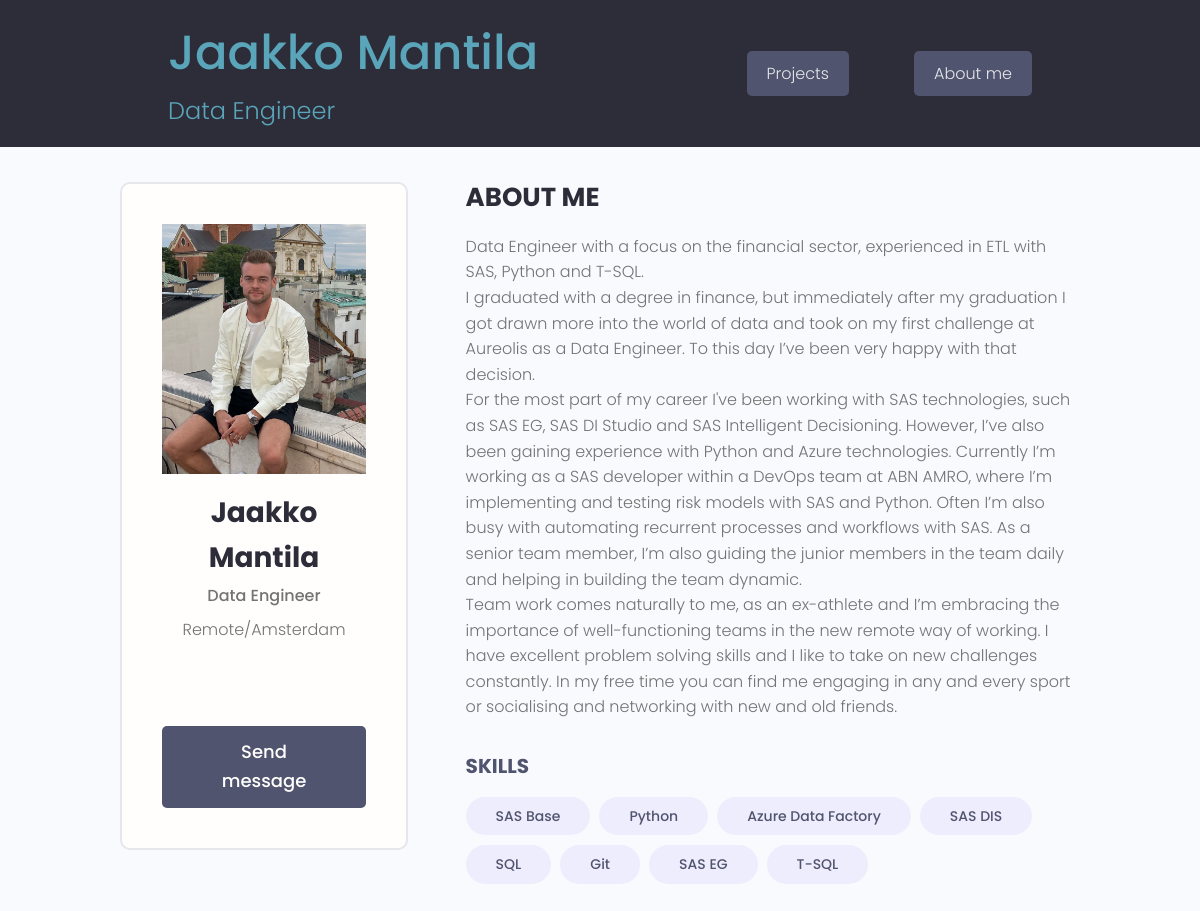
/users/aboutme/, run on the app's committed database.
### users/models.py (models this page shows, shortened)
class Profile(models.Model):
    user = models.OneToOneField(User, on_delete=models.CASCADE, null=True, blank=True)
    name = models.CharField(max_length=200, null=True, blank=True)
    email = models.EmailField(max_length=500, null=True, blank=True)
    username = models.CharField(max_length=200, null=True, blank=True)
    location = models.CharField(max_length=200, null=True, blank=True)
    short_intro = models.CharField(max_length=200, null=True, blank=True)
    bio = models.TextField(max_length=3000, null=True, blank=True)
    profile_image = models.ImageField(
        null=True, blank=True, upload_to='profiles/', default='profiles/default_dude.png')
    social_github = models.CharField(max_length=200, null=True, blank=True)
    social_linkedin = models.CharField(max_length=200, null=True, blank=True)
    social_upwork = models.CharField(max_length=200, null=True, blank=True)
    social_creddly = models.CharField(max_length=200, null=True, blank=True)
    created = models.DateTimeField(auto_now_add=True)
    id = models.UUIDField(default=uuid.uuid4, unique=True,
                            primary_key=True, editable=False)
    skills = models.ManyToManyField('Skill', blank=True)

class Skill(models.Model):
    name = models.CharField(max_length=200, null=True, blank=True)
    description = models.TextField(null=True, blank=True)
    id = models.UUIDField(default=uuid.uuid4, unique=True,
                            primary_key=True, editable=False)

### users/views.py (the view)
# urls.py: path('aboutme/', views.aboutme, name="aboutme"),
def aboutme(request):
    project_obj = Profile.objects.get(name='Jaakko Mantila')
    context = {'info':project_obj}
    return render(request,'users/aboutme.html', context)

### users/templates/users/aboutme.html (shortened to what this page needs)
{% extends 'main.html' %}
{% block content %}
{% load static %}
  <main class="profile my-md">
    <div class="container">
      <div class="layout">
        <div class="column column--1of3">
          <div class="card text-center">
            <div class="card__body dev">
            <img class="project__thumbnail" src="{% static 'images/prof_pic.jpg' %}" alt="project thumbnail" />
              <h2 class="dev__name">{{info.name}}</h2>
              <p class="dev__title">{{info.short_intro}}</p>
              <p class="dev__location">{{info.location}}</p>
              <ul class="dev__social">
              </ul>
              <a href={{info.social_linkedin}} target="_blank" class="btn btn--sub btn--lg">Send message </a>
            </div>
          </div>
        </div>
        <div class="column column--2of3">
          <div class="devInfo">
            <h3 class="devInfo__title">About Me</h3>
                <div class="myinfotext">
                    {{ info.bio|linebreaks }}
                </div>
          </div>
              <h3 class="devInfo__subtitle">Skills</h3>
              <div class="devInfo__skills">
                {% for skill in info.skills.all %}
                <span class="tag tag--pill tag--sub tag--lg">
                  <small>{{skill.name}}</small>
                </span>
                {% endfor %}
              </div>
            </div>
        </div>
        </div>
  </main>
  {% endblock content %}

### static/styles/app.css (style rules this page uses)
:root { --color-sub: #2d2d39; }
.btn--sub { background-color: var(--color-sub-light); }
.card { border: 2px solid var(--color-light); }
img { width: 100%; }
.profile .card > .dev { padding: 4rem; }
.dev__name { color: var(--color-sub); font-size: 2.8rem; font-weight: 700; margin-top: 1rem; margin-bottom: 0.5rem; }
.dev__title { font-size: 1.6rem; font-weight: 500; line-height: 1.3; }
.dev__location { margin-top: 1rem; }
.dev__social { margin: 3rem 0; list-style: none; display: flex; justify-content: center; gap: 1.5rem; }
.devInfo { margin-bottom: 3rem; }
.devInfo__title, .devInfo__subtitle { font-size: 2.6rem; color: var(--color-sub); text-transform: uppercase; font-weight: 700; margin-bottom: 1.5rem; }
.devInfo__subtitle { font-size: 2rem; color: var(--color-sub-light); }
.project__thumbnail { height: 25rem; object-fit: cover; object-position: top center; }

### static/uikit/styles/modules/_variables.css (style rules this page uses)
:root { --color-main: #5aa5b9; --color-main-light: #e6faff; --color-sub: #3f4156; --color-sub-light: #51546e; --color-sub-lighter: #ededfd; --color-text: #737373; --color-gray: #8b8b8b; --color-light: #e5e7eb; --color-light-gray: #767676; --color-bg: #f8fafd; --color-white: #fffefd; --color-white-light: #f3f3f3; --color-success: #359e64; --color-success-bg: #def8e8; --color-error: #fc4b0b; --color-error-bg: #fff2ee; --font-base: 'Poppins', arial, helvetica, 'Segoe UI', roboto, ubuntu, sans-serif; --font-monospace: 'Fira Code', 'Courier New', courier, monospace; --font-regular: 300; --font-medium: 500; --font-bold: 700; --generic-shadow: 1px 1px 5px #00000010; --generic-transition: all 0.3s ease-in-out; }

### static/uikit/styles/modules/_base.css (style rules this page uses)
* { margin: 0; padding: 0; box-sizing: border-box; text-rendering: optimizeLegibility; color: inherit; font-size: inherit; }
html { font-size: 50%; }
@media only screen and (min-width: 480px) { html { font-size: 56.25%; } }
@media only screen and (min-width: 1200px) { html { font-size: 62.5%; } }
body { line-height: 1.6; font-weight: 400; font-size: 1.5rem; color: var(--color-text); background-color: var(--color-bg); min-height: 100vh; }

### static/uikit/styles/modules/_typography.css (style rules this page uses)
* { font-family: var(--font-base); }
h2 { font-size: 3.6rem; font-weight: var(--font-bold); }
h3 { font-size: 3.2rem; font-weight: var(--font-medium); }
p, span, strong { font-size: 1.6rem; color: var(--color-text); font-weight: var(--font-regular); }
a { padding-bottom: 2px; text-decoration: none; display: inline-block; color: var(--color-main); font-weight: var(--font-medium); }

### static/uikit/styles/modules/_utilities.css (style rules this page uses)
.container { width: 92%; max-width: 165rem; margin: 0 auto; box-sizing: border-box; }
@media screen and (min-width: 1000px) { .container { width: 90%; } }
@media screen and (min-width: 1200px) { .container { width: 80%; } }
.text-center { text-align: center; }
.my-md { margin: 3rem auto; }

### static/uikit/styles/modules/_button.css (style rules this page uses)
.btn { display: inline-block; position: relative; cursor: pointer; background-color: var(--color-light); font-weight: var(--font-medium); color: var(--color-sub); text-decoration: none; padding: 1rem 2rem; border-radius: 0.5rem; border: none; width: -webkit-fit-content; width: -moz-fit-content; width: fit-content; height: -webkit-fit-content; height: -moz-fit-content; height: fit-content; font-size: 1.6rem; outline-width: 0; outline-color: transparent; -webkit-backface-visibility: hidden; backface-visibility: hidden; transition: all 0.3s ease-in-out; }
.btn--sub { background-color: var(--color-sub); color: var(--color-white); }
.btn--lg { font-size: 1.8rem; padding: 1.2rem 4.5rem; }

### static/uikit/styles/modules/_card.css (style rules this page uses)
.card { border-radius: 1rem; background-color: var(--color-white); border: 1.5px solid var(--color-light); width: auto; height: auto; margin-top: 0.5rem; margin-bottom: 0.5rem; overflow: hidden; }
.card__body, .card__header { padding: 2rem 2.5rem; }

### static/uikit/styles/modules/_tag.css (style rules this page uses)
.tag { display: inline-flex; align-items: center; background-color: var(--color-sub); height: -webkit-fit-content; height: -moz-fit-content; height: fit-content; width: -webkit-fit-content; width: -moz-fit-content; width: fit-content; border-radius: 0.5rem; padding: 0.5rem 1.5rem; font-size: 1.2rem; cursor: pointer; }
.tag:not(:last-child) { margin-right: 0.25rem; margin-bottom: 0.75rem; }
.tag > small { color: var(--color-white); }
.tag--pill { border-radius: 5rem; }
.tag--sub, .tag--sub > small { background: var(--color-sub-lighter); color: var(--color-sub-light); font-weight: 500; }
.tag--lg { padding: 0.8rem 3rem; font-size: 1.4rem; }
.tag--lg:not(:last-child) { margin-right: 0.5rem; margin-bottom: 1rem; }

### data on the page
Profile: name "Jaakko Mantila", short_intro "Data Engineer", location "Remote/Amsterdam", bio "Data Engineer with a focus on the financial sector, experienced in ETL with SAS, Python and T-SQL. I graduated with a degree in finance, but immediately after my graduation I got drawn more into the world of data and took on my first challenge at Aureolis as a Data Engineer. To this day I’ve been very happy with that decision. For the most part of my career I've been working with SAS technologies, such as SAS EG, SAS DI Studio and SAS Intelligent Decisioning. However, I’ve also been gaining experience with Python and Azure technologies. Currently I’m working as a SAS developer within a DevOps team at ABN AMRO, where I’m implementing and testing risk models with SAS and Python. Often I’m…"
Skill: name "SAS Base"
Skill: name "Python"
Skill: name "Azure Data Factory"
Skill: name "SAS DIS"
Skill: name "SQL"
Skill: name "Git"
Skill: name "SAS EG"
Skill: name "T-SQL"
